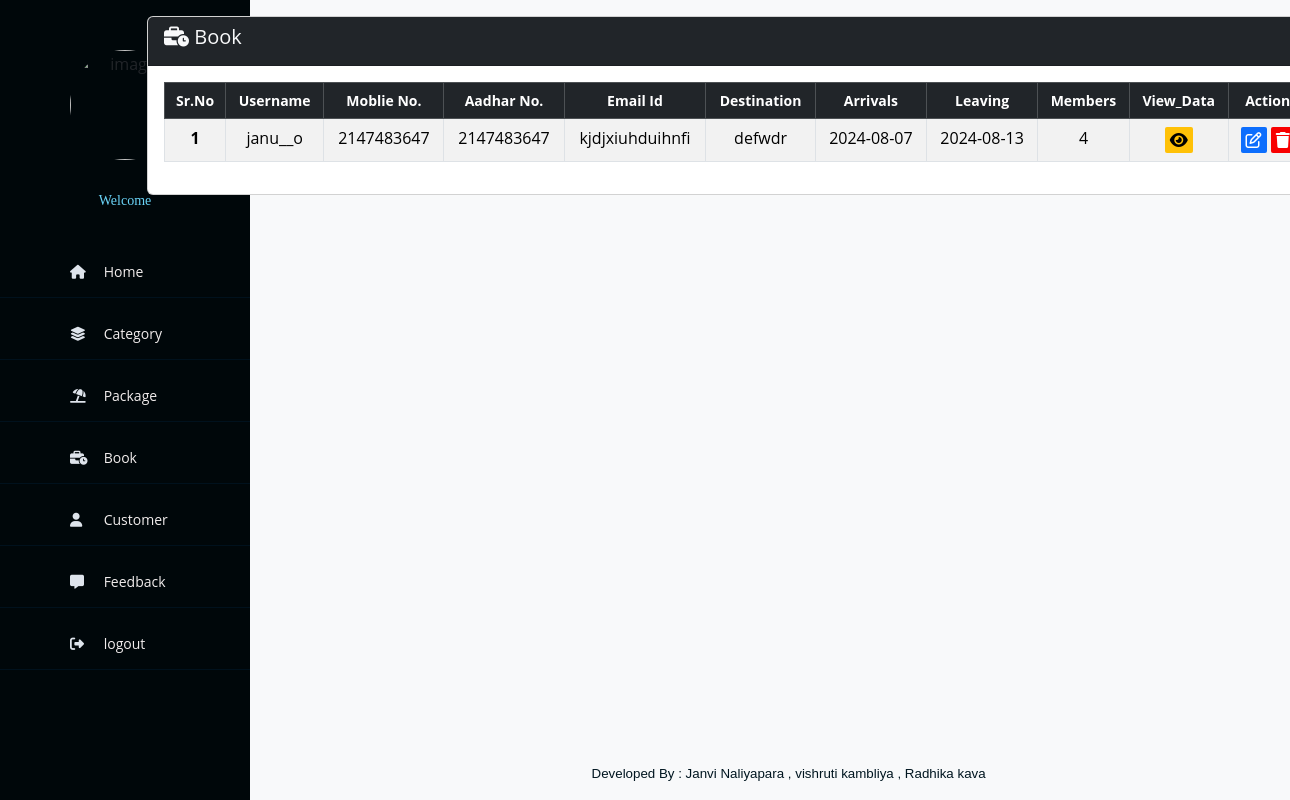
The app's page /Admin/Manage_Book.php, older data.
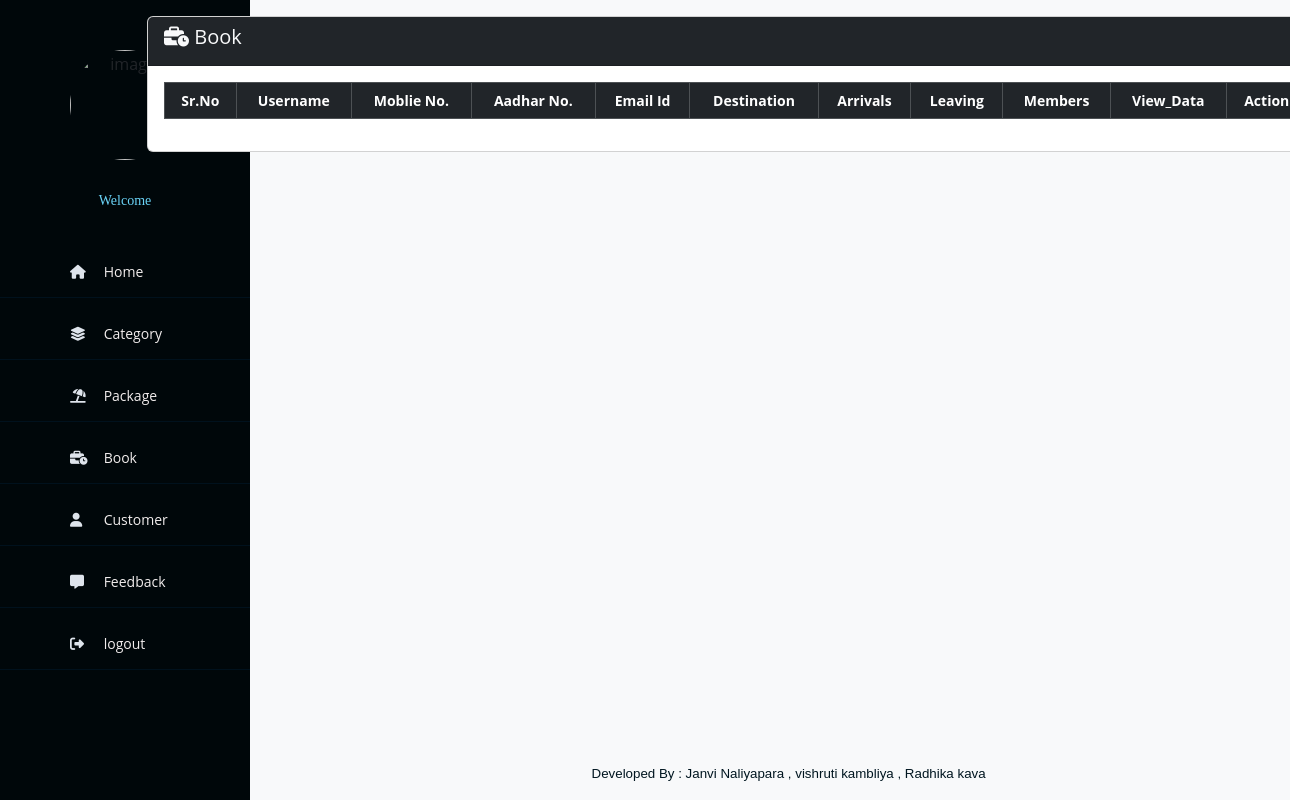
The same page, newer data.
### tables this page shows
CREATE TABLE `book` (
  `bid` int(5) NOT NULL,
  `username` varchar(50) NOT NULL,
  `mno` int(10) NOT NULL,
  `aadhar_no` int(12) NOT NULL,
  `email_id` varchar(50) NOT NULL,
  `destination` varchar(50) NOT NULL,
  `arrivals` date NOT NULL,
  `leaving` date NOT NULL,
  `how_many` int(50) NOT NULL
);

### Admin/Manage_Book.php (the view, shortened to what this page needs)
<link rel="stylesheet" href="Style.css" type="text/css">
<link rel="stylesheet" href="https://cdnjs.cloudflare.com/ajax/libs/font-awesome/6.6.0/css/all.min.css">
<?php
 include('Header.php');
?>
<body class="bg-light">
<div class="container mt-3">
    <div class="row justify-content-center">
      <div class="col-md-8">
    <div class="card">
<div class="card-header bg-dark text-light">
    <h5><i class="fa-solid fa-business-time"></i>  Book</h5>
</div>
<div class="card-body">
<table class="table table-striped table-bordered text-center" >
  <thead class="table-dark ">
    <tr>
      <th scope="col">Sr.No</th>
      <th scope="col">Username</th>
      <th scope="col">Moblie No.</th>
      <th scope="col">Aadhar No.</th>
      <th scope="col">Email  Id</th>
      <th scope="col">Destination</th>
      <th scope="col">Arrivals</th>
      <th scope="col">Leaving</th>
      <th scope="col">Members</th>
      <th scope="col">View_Data</th>
      <th scope="col">Action</th>
    </tr>
  </thead>
  <tbody>
  <?php
  include("connection.php");
  $query = " select * from book ";
 $result = mysqli_query($db, $query);
 $i=1;
 while ($data = mysqli_fetch_array($result))
 {
  echo<<<product
  <tr>
  <th scope="col">$i</th>
  <td>$data[username]</td>
  <td>$data[mno]</td>
  <td>$data[aadhar_no]</td>
  <td>$data[email_id]</td>
  <td>$data[destination]</td>
  <td>$data[arrivals]</td>
  <td>$data[leaving]</td>
  <td>$data[how_many]</td>
  <td><a href="?view=$data[bid]" class="btn btn-warning"><i class="fa-solid fa-eye"></i></a></td>
  <td><a href="?edit=$data[bid]" class="btn btn-primary"><i class="fa-regular fa-pen-to-square"></i></a>
  <a href='Delete_book.php?id=$data[bid]' onclick='return confirm("Are you sure To Cencel This Booking ?")'class="btn btn-danger"><i class="fa-solid fa-trash"></i></a></td>
  </td>
  </tr>
product;
$i++;
 }
  ?>
            </tbody>
          </table>
        </div>
      </div>
    </div>
  </div>
</div>
<?php
 include('Footer.php')
?>

Row changes from the older to the newer data that the page shows:
removed book: username "janu__o", mno "2147483647", aadhar_no "2147483647", email "kjdjxiuhduihnfi", destination "defwdr", arrivals "2024-08-07", leaving "2024-08-13", how_many "4"
